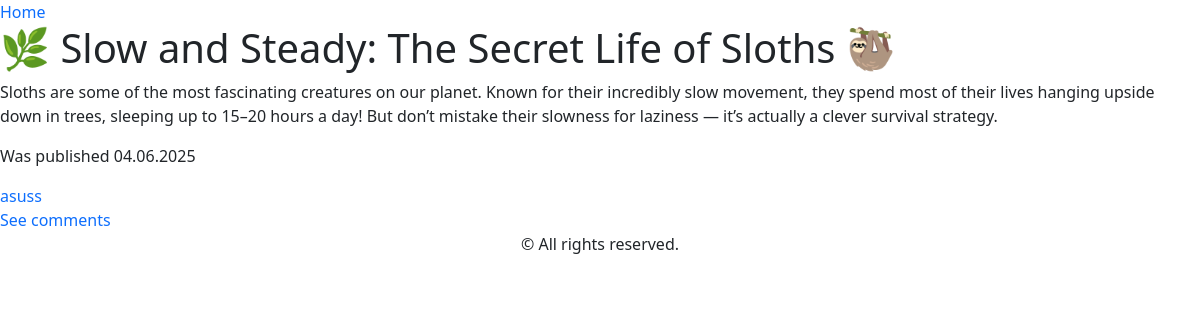
The app's page /blog/asuss/🌿 Slow and Steady: The Secret Life of Sloths 🦥 (signed in) with its own data.
### blog/models.py (models this page shows, shortened)
class Post(models.Model):
    title = models.CharField(max_length=100)
    content = models.TextField()
    author = models.ForeignKey(Prof, on_delete=models.CASCADE)
    created_time = models.DateTimeField(auto_now=True)
    like = GenericRelation(Like)
    objects = PostManager()

class Prof(models.Model):
    user = models.OneToOneField(User, on_delete=models.CASCADE)
    bio = models.TextField(blank=True)
    phone = models.CharField(max_length=20, blank=True)
    like = GenericRelation(Like)

### blog/views.py (the view)
# urls.py: path('<str:username>/<str:title>', views.PostDetailView.as_view(), name='post'),
class PostDetailView(LoginRequiredMixin, DetailView):
    model = Post
    template_name = 'blog/post.html'
    context_object_name = 'post'
    def get_object(self):
        username = self.kwargs['username']
        title = self.kwargs['title']
        try:
            user = User.objects.get(username=username)
            prof = Prof.objects.get(user=user)
            post = Post.objects.get(title=title, author=prof)
            return post
        except Exception as e:
            return HttpResponse(f"Error: {str(e)}")
    def get_context_data(self, **kwargs):
        context = super().get_context_data(**kwargs)
        username = self.kwargs['username']
        try:
            user = User.objects.get(username=username)
            prof = Prof.objects.get(user=user)
        except Exception as e:
            return HttpResponse(f"Error: {str(e)}")
        context['user'] = user
        context['prof'] = prof
        context['tags'] = Tag.objects.all()
        return context

### blog/models.py (called while the page is built)
    def get_queryset(self):
        return super().get_queryset().order_by('-created_time')

### templates/blog/post.html (shortened to what this page needs)
<!DOCTYPE html>
<html lang="en">
<head>
</head>
<body>
    {% extends "base.html" %}
    {% block content %}
    <a href="{% url 'blog:index'%}">Home</a>
        <div class="">
            <h1>{{post.title}}</h1>
            <p>{{post.content}}</p>
            <p>Was published {{post.created_time|date:"d.m.Y"}}</p>
            <a href="{% url 'blog:user' post.author.user.username %}">{{post.author.user.username}}</a><br>
            <a href="{% url 'blog:postComment' post.author.user.username post.title%}">See comments</a>
        </div>
    {% endblock %}

### static/blog.css (style rules this page uses)
a { text-decoration: none; }

### records on screen
Post: title "🌿 Slow and Steady: The Secret Life of Sloths 🦥", content "Sloths are some of the most fascinating creatures on our planet. Known for their incredibly slow movement, they spend most of their lives hanging upside down in trees, sleeping up to 15–20 hours a day! But don’t mistake their slowness for laziness — it’s actually a clever survival strategy.", created_time "04.06.2025", author.user.username "asuss"
